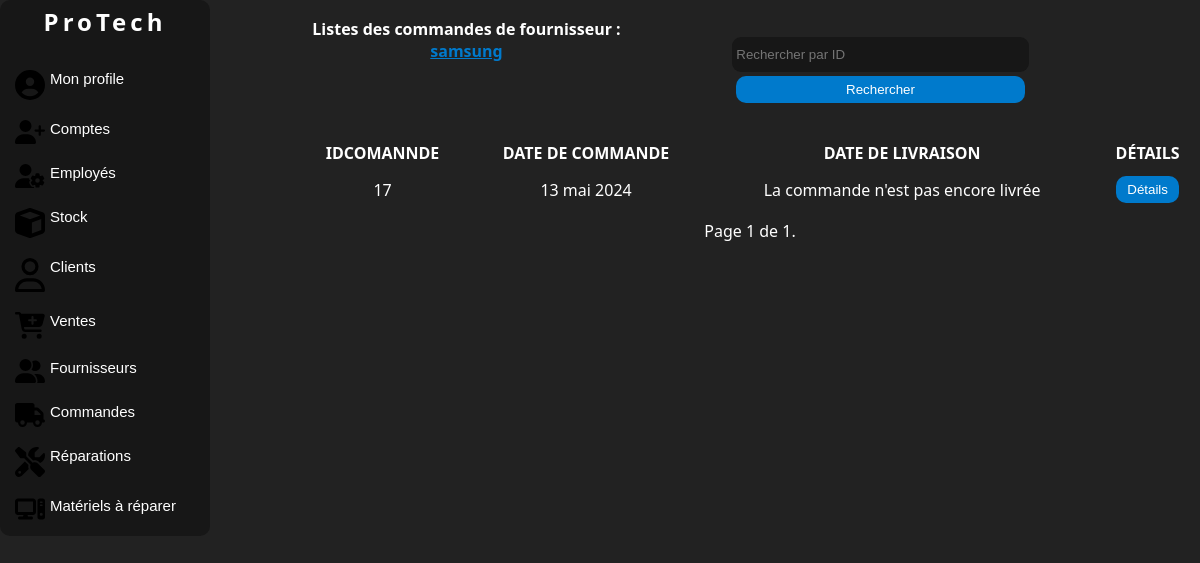
/fournisseur/3/commandes/ (signed in), run on an earlier commit of the app's database.
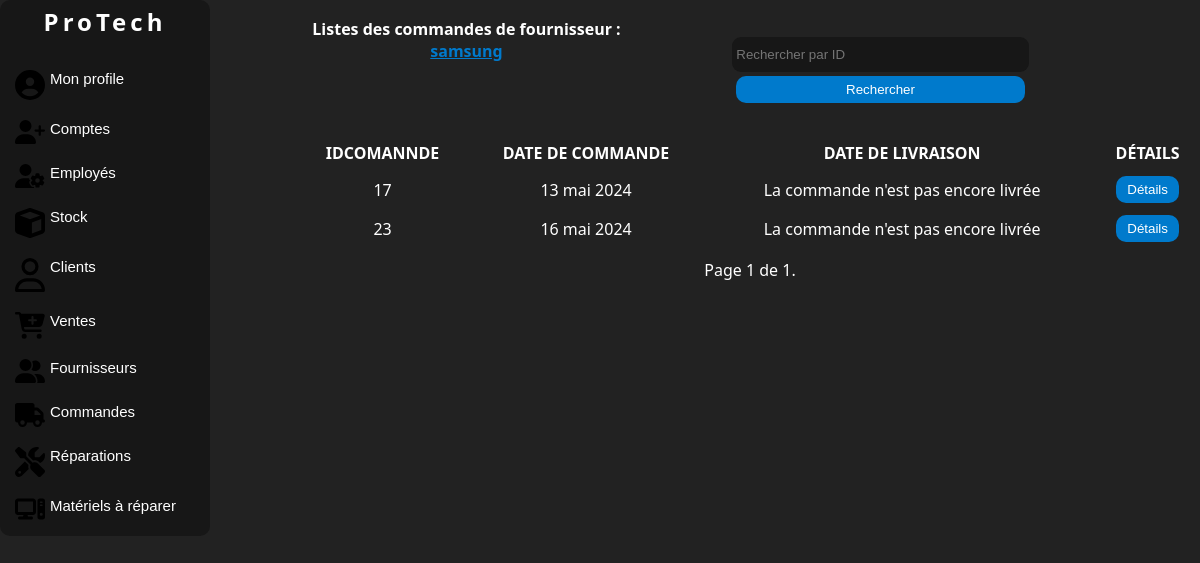
And on a later commit of the database.
### manager/models.py (models this page shows, shortened)
class PurchaseOrder(models.Model):
    supplier = models.ForeignKey(Supplier, on_delete=models.SET_NULL, null=True, blank=True, db_column='Fournisseur')
    order_date = models.DateField(auto_now_add=True, db_column='Date de commande')
    delivery_date = models.DateField(null=True, blank=True, db_column='Date de livraison')
    class Meta:
        db_table = 'Commande'

### manager/views.py (the view)
# urls.py: path('fournisseur/<int:pk>/commandes/', views.SupplierPurchaseOrdersListView.as_view(), name='supplier-purchase'
class SupplierPurchaseOrdersListView(LoginRequiredMixin,RoleRequiredMixin, ListView):
    model = PurchaseOrder
    template_name = 'listecommandefournisseur.html'
    context_object_name = 'purchase_orders'
    paginate_by = 7
    required_roles = ['Admin', 'Employé']
    def get_context_data(self, **kwargs):
        context = super().get_context_data(**kwargs)
        context['form'] = FilterForm(self.request.GET)
        supplier = get_object_or_404(Supplier, pk=self.kwargs['pk'])
        context['supplier'] = supplier
        return context
    def get_queryset(self):
        supplier = get_object_or_404(Supplier, pk=self.kwargs['pk'])
        queryset = PurchaseOrder.objects.filter(supplier=supplier)
        query = self.request.GET.get('query')
        if query:
            queryset = queryset.filter(id=query)
        return queryset

### manager/forms.py
class FilterForm(forms.Form):
    query = forms.IntegerField(label='', required=False,
                               widget=forms.TextInput(attrs={'placeholder': 'Rechercher par ID'}))

### manager/models.py (called while the page is built)
    def __str__(self):
        return self.name

### manager/views.py (called while the page is built)
    def dispatch(self, request, *args, **kwargs):
        if not request.user.is_authenticated:
            return self.handle_no_permission()
        if not self.required_roles:  # if no role is required, continue
            return super().dispatch(request, *args, **kwargs)
        if not request.user.employee.role in self.required_roles:
            messages.error(request, 'Vous n\'avez pas la permission de consulter cette page.')
            return redirect('dashboard')  # or wherever
        return super().dispatch(request, *args, **kwargs)

### manager/templates/listecommandefournisseur.html (shortened to what this page needs)
{% load static %}
{% load auth_extras %}
<!DOCTYPE html>
<html lang="en">
<head>
    <link rel="stylesheet" href="{% static 'css/style.css' %}">
    <link rel="stylesheet" href="{% static 'css/accueil.css' %}">
</head>
<body>
<div class="corp">
    <div class="nav">
        <div class="logo">
            <a href="{% url 'home' %}" class="link"><h2>ProTech</h2></a>
        </div>
        <br>
        <button class="value" onclick="location.href='{% url 'dashboard' %}'">
             Mon profile
        </button>
        {% if request.user.employee.role == 'Admin' %}
        <button class="value" onclick="location.href='{% url 'account-list' %}'">
            Comptes
        </button>
        <button class="value" onclick="location.href='{% url 'employee-list' %}'">
            Employés
        </button>
        {% endif %}
        {% if request.user.employee.role == 'Admin' or request.user.employee.role == 'Employé' %}
        <button class="value" onclick="location.href='{% url 'products-list' %}'">
            Stock
        </button>
        <button class="value" onclick="location.href='{% url 'client-list' %}'">
            Clients
        </button>
        <button class="value" onclick="location.href='{% url 'sale-list' %}'">
            Ventes
        </button>
        <button class="value" onclick="location.href='{% url 'supplier-list' %}'">
            Fournisseurs
        </button>
        <button class="value" onclick="location.href='{% url 'purchase-order-list' %}'">
            Commandes
        </button>
        {% endif %}
        {% if request.user.employee.role == 'Admin' or request.user.employee.role == 'Réparateur' %}
        <button class="value" onclick="location.href='{% url 'repair-list' %}'">
            Réparations
        </button>
        <button class="value" onclick="location.href='{% url 'hardware-list' %}'">
            Matériels à réparer
        </button>
        {% endif %}
    </div>
    <div class="liste">
        <div class="ctouts">
            <div class="colone1"><h4>Listes des commandes de fournisseur : <a id="touts" href="{% url 'supplier-detail' supplier.id %}">{{supplier}}</a> </h4></div>
            <div class="colone1">
                <form method="GET" action="">
                    {{ form }}
                    <button class="button" type="submit">Rechercher</button>
                </form>
            </div>
        </div>
        <div class="c2">
            {% if purchase_orders %}
            <table>
                <thead>
                <tr>
                    <th>IdComannde</th>
                    <th>Date de commande</th>
                    <th>Date de livraison</th>
                    <th>Détails</th>
                </tr>
                </thead>
                <tbody id="tbody">
                {% for purchase_order in page_obj %}
                <tr>
                    <td>{{ purchase_order.id }}</td>
                    <td>{{ purchase_order.order_date }}</td>
                    <td>
                        {% if purchase_order.delivery_date %}
                            {{ purchase_order.delivery_date }}
                        {% else %}
                            La commande n'est pas encore livrée
                        {% endif %}
                    </td>
                    <td>
                        <button class="button" id="detai"
                                onclick="location.href='{% url 'purchase-order-detail' purchase_order.id %}';">Détails
                        </button>
                </tr>
                {% endfor %}
                </tbody>
            </table>
            {% else %}
            <p>Pas de commandes trouvées.</p>
            {% endif %}
            <div class="pagination">
                <span class="step-links">
                    <span class="current">
                        Page {{ page_obj.number }} de {{ page_obj.paginator.num_pages }}.
                    </span>
                </span>
            </div>
        </div>
    </div>
</div>
</body>
</html>

What changed in the data, as far as the page shows it:
added PurchaseOrder: id "23", order_date "16 mai 2024", shows "La commande n'est pas encore livrée"
